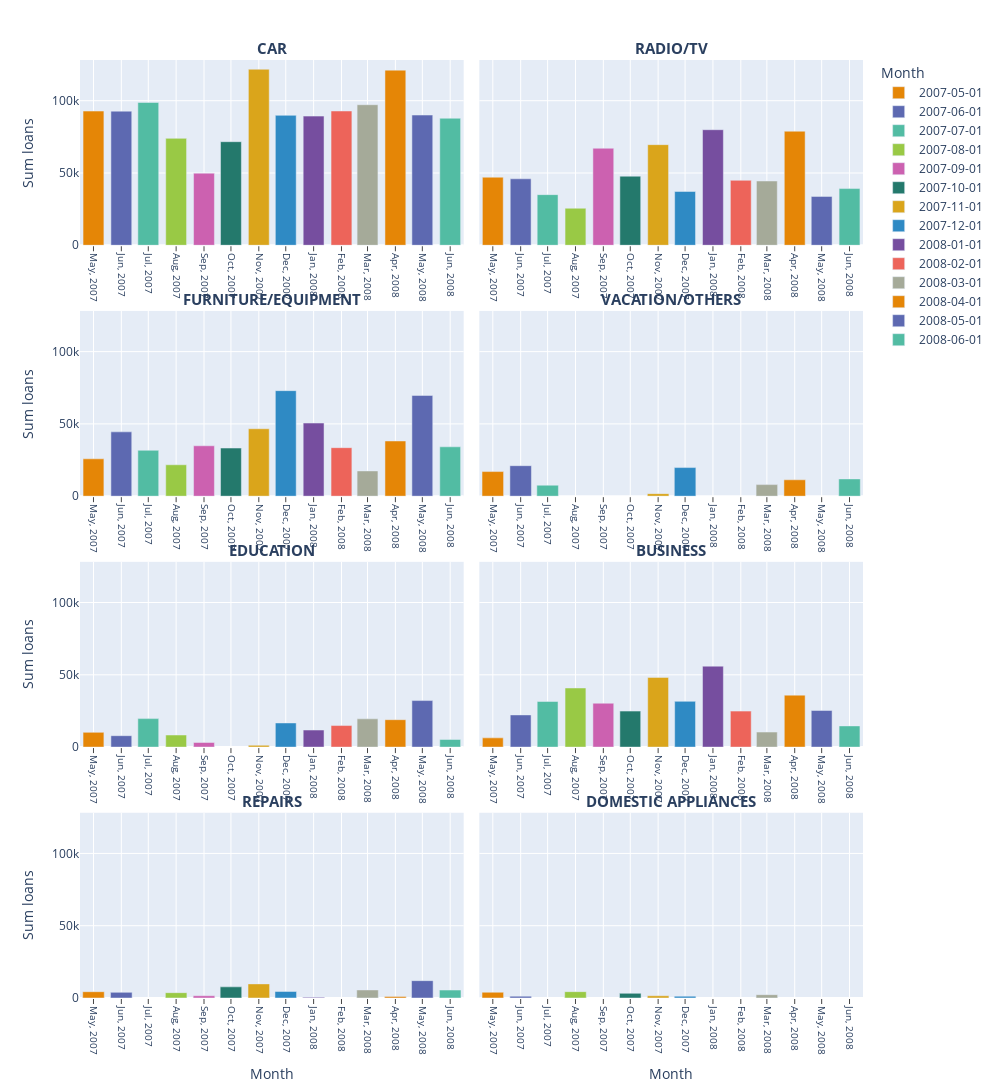

The notebook cell this image was saved under:
### Code cell
fig = px.bar(
    amount_purpose.sort_values('Month'),
    x = 'Month',
    y = 'sum_amount',
    facet_col = 'Purpose',
    facet_col_wrap = 2,
    labels = {'sum_amount': 'Sum loans'},
    color = 'Month',
    category_orders = {'Purpose': cat_order},
    color_discrete_sequence=px.colors.qualitative.Vivid,
    width = 1000,
    height = 1500
)
fig.for_each_annotation(lambda x: x.update(text = x.text.split("=")[-1], font = dict(size = 15, weight = 'bold', textcase = 'upper')))
fig.update_xaxes(tickangle = 90, showgrid=True, ticks="outside")
# fig.add_annotation(row=5, col=1, x='car', y=80000, text="car", arrowhead=1)
fig.for_each_xaxis(lambda x: x.update(tickmode = 'array',
                            tickvals = amount_purpose['Month'],
                            tickfont_size = 10,
                            tickformat = '%b, %Y'))
fig.for_each_xaxis(lambda xaxis: xaxis.update(showticklabels=True))
fig.show()
